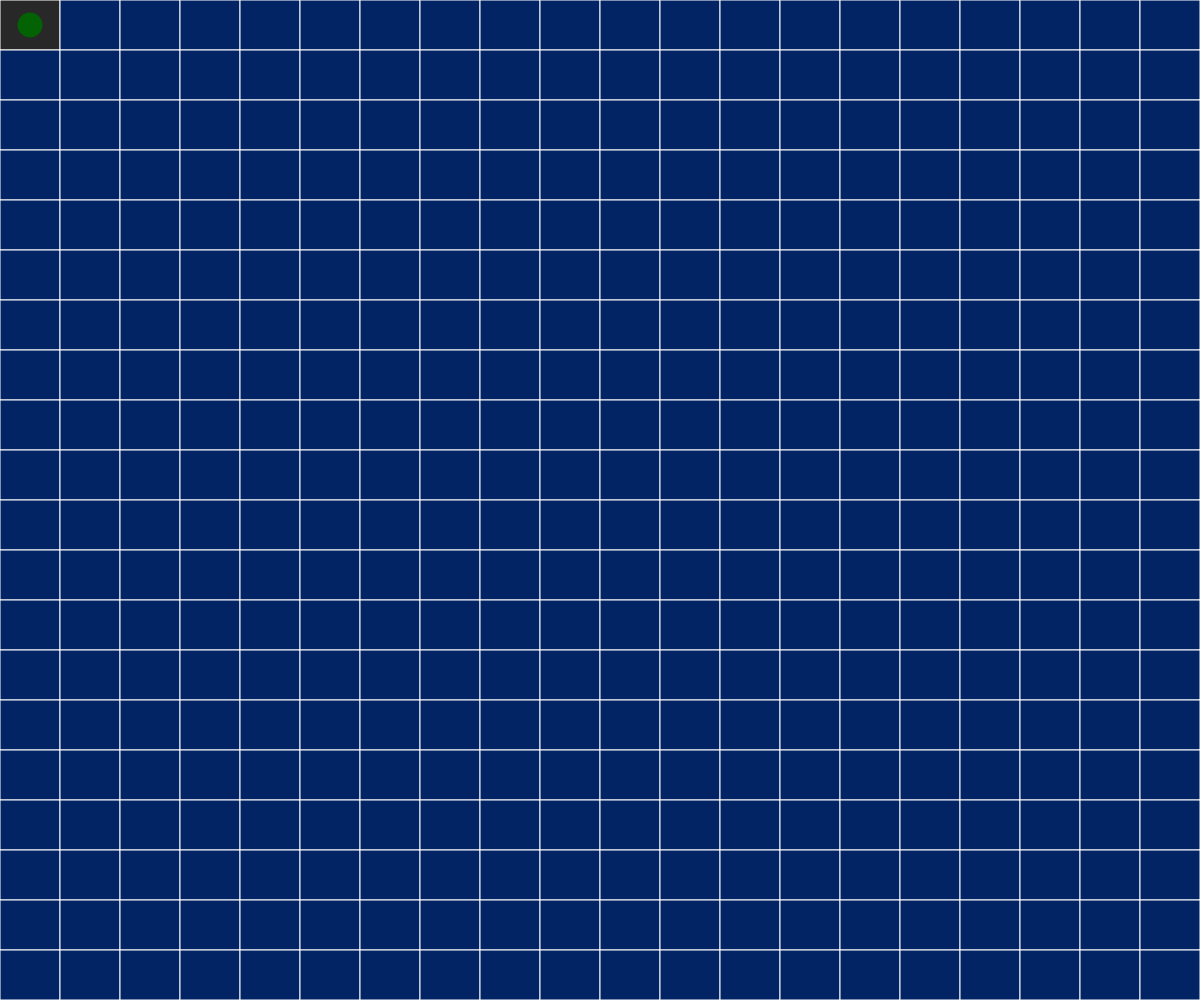
Frame 1 (no input)
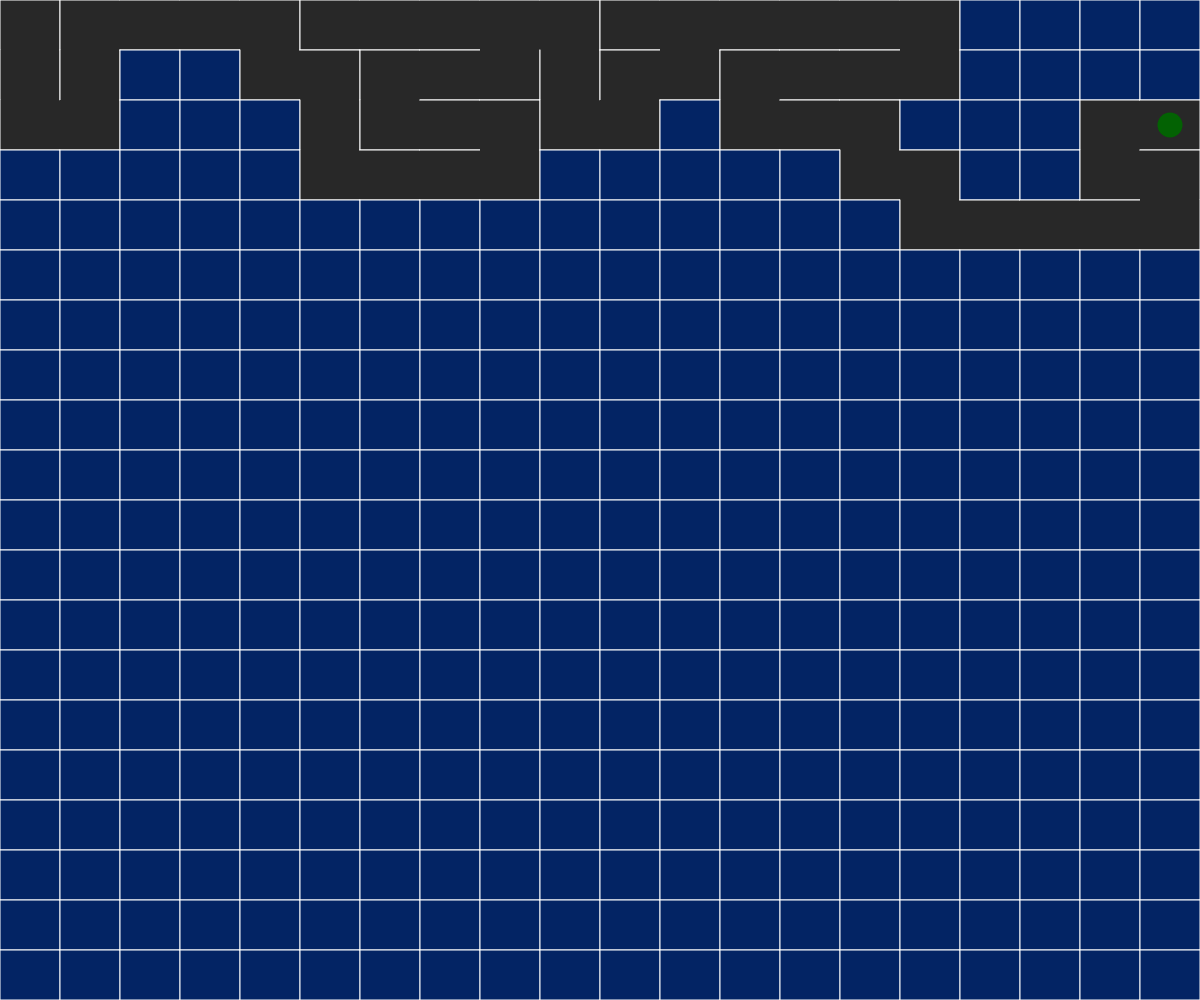
Frame 60 (no input)
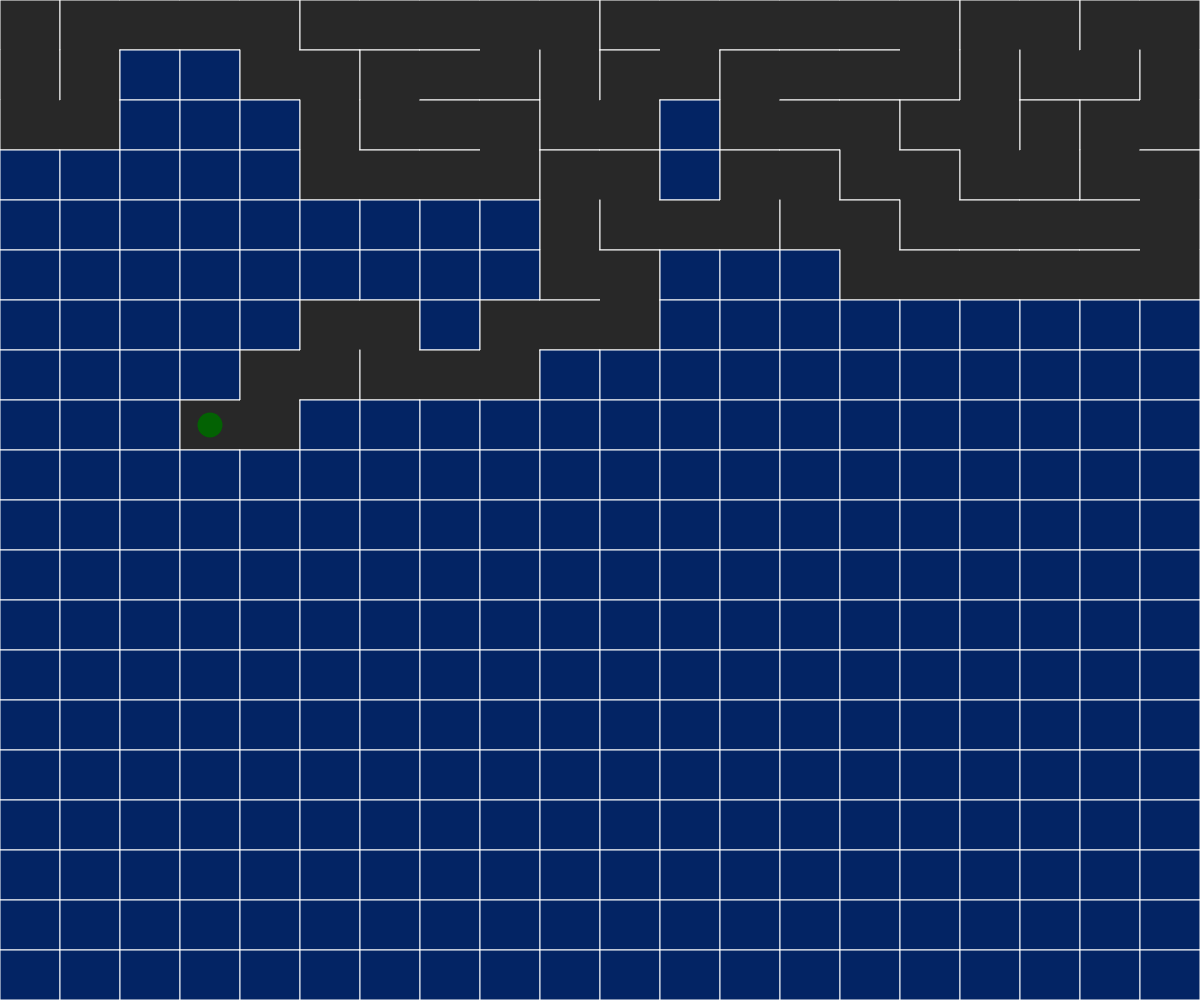
Frame 120 (the mouse pressed at the canvas centre since frame 60)

The p5.js sketch that drew these frames (run headless with seeded random() and noise() and a simulated clock; from frame 60 on, the mouse is pressed at the canvas centre):

// p5.js sketch
// ── sketch.js
const cols = 20;
const rows = 20;
const grid = [];
let isMazeCompleted = false;

const margin = 0;

let recursiveBacktracker,
    astar;


function setup() {
    createCanvas(windowWidth, windowHeight);

    const cellWidth = Math.floor(width / cols);
    const cellHeight = Math.floor(height / rows);

    for(let i = 0; i < cols; i++) {
        grid[i] = new Array(cols);
    }

    for(let x = 0; x < cols; x++) {
        for(let y = 0; y < rows; y++) {
            grid[x][y] = new Cell(x, y, cellWidth, cellHeight);
        }
    }

    for(let x = 0; x < cols; x++) {
        for(let y = 0; y < rows; y++) {
            grid[x][y].getNeighbours();
        }
    }

    // frameRate(10);

    recursiveBacktracker = new RecursiveBacktracker(grid);
    const startCell = grid[0][0];
    const goalCell = grid[cols-1][rows-1];
    astar = new AStar(startCell, goalCell);
}

function draw() {
    background(0);

    for(let i = 0; i < cols; i++) {
        for(let j = 0; j < rows; j++) {
            grid[i][j].render();
        }
    }

    if(!isMazeCompleted) {
        isMazeCompleted = recursiveBacktracker.update();
    }
    else {
        let solution = astar.search();
        astar.drawPath();

        if(solution != undefined) noLoop();
    }
}
// ── astar.js
class AStar {
    constructor(start, goal) {
        this.start = start;
        this.goal = goal;

        this.openSet = [this.start];
        this.closeSet = [];

        this.start.f = this.start.g + this.heuristic_cost(start, goal);
    }

    search() {
        if (this.openSet.length) {

            let closestCellIndex = 0;

            for (let i = 0; i < this.openSet.length; i++) {
                if (this.openSet[i].f < this.openSet[closestCellIndex].f) {
                    closestCellIndex = i;
                }
            }

            this.currentCell = this.openSet[closestCellIndex];

            if (this.currentCell.x === this.goal.x && this.currentCell.y === this.goal.y) {
                console.log('found!')
                return true;
            }

            this.openSet.splice(closestCellIndex, 1); // remove current cell
            this.closeSet.push(this.currentCell);

            for (const neighbour of this.currentCell.neighbours) {
                if (!this.closeSet.includes(neighbour)) {
                    const openNeighbours = this.getCellDirection(this.currentCell, neighbour);

                    if (openNeighbours.isTop && !this.currentCell.walls[0] ||
                        openNeighbours.isRight && !this.currentCell.walls[1] ||
                        openNeighbours.isBottom && !this.currentCell.walls[2] ||
                        openNeighbours.isLeft && !this.currentCell.walls[3]) {

                        let betterPath = false;

                        const tentativG = this.currentCell.g + 1;
                        neighbour.f = neighbour.g + this.heuristic_cost(neighbour, this.goal);
                        if (!this.openSet.includes(neighbour)) {
                            this.openSet.push(neighbour);
                            neighbour.g = tentativG;
                            betterPath = true;
                        } else {
                            if (tentativG < neighbour.g) {
                                neighbour.g = tentativG;
                                betterPath = true;
                            }
                        }

                        if (betterPath) {
                            neighbour.h = this.heuristic_cost(neighbour, this.goal);

                            neighbour.f = neighbour.g + neighbour.h;
                            neighbour.cameFrom = this.currentCell;
                        }
                    }
                }
            }
        } else {
            console.log('No solution!');
            return false;
        }
    }

    getCellDirection(currentCell, nextCell) {
        const isTop = nextCell.x === currentCell.x && nextCell.y < currentCell.y;
        const isRight = nextCell.x > currentCell.x && nextCell.y === currentCell.y;
        const isBottom = nextCell.x === currentCell.x && nextCell.y > currentCell.y;
        const isLeft = nextCell.x < currentCell.x && nextCell.y === currentCell.y;

        return {
            isTop: isTop,
            isRight: isRight,
            isBottom: isBottom,
            isLeft: isLeft,
        };
    }

    calcPath() {
        const path = [];
        let tempCell = this.currentCell;
        path.push(tempCell);

        while(tempCell.cameFrom) {
            path.push(tempCell.cameFrom);
            tempCell = tempCell.cameFrom;
        }
        return path;
    }

    drawPath() {

        let linepath = this.calcPath();
        push();
        noFill();
        stroke(255);
        strokeWeight(8);
        beginShape();
        for(const cell of linepath) {
            vertex(cell.pos.x + cell.cellWidth / 2, cell.pos.y + cell.cellHeight / 2);
            // cell.color = color(200, 0, 0);
        }
        endShape();
        pop();
    }

    heuristic_cost(start, goal) {
        return abs(start.pos.x - goal.pos.x) + abs(start.pos.y - goal.pos.y);
    }

}
// ── cell.js
class Cell {
    constructor(x, y, cellWidth, cellHeight) {
        this.x = x;
        this.y = y;
        this.cellWidth = cellWidth;
        this.cellHeight = cellHeight;
        
        this.pos = createVector(this.x * this.cellWidth, this.y * this.cellHeight);

        this.visited = false;
        this.neighbours = [];

        this.walls = [true, true, true, true]

        this.color = color(3, 36, 100);

        //for astar
        this.f = 0;
        this.g = 0;
        this.h = 0;

        this.cameFrom = null;

    }

    render() {

        // if(this.visited) {
            push();
            noStroke();
            fill(this.color);
            rect(this.pos.x, this.pos.y, this.cellWidth, this.cellHeight);
            pop();
        // }

        stroke(255);
        // top
        if(this.walls[0]) {
            line(this.pos.x, this.pos.y, this.pos.x + this.cellWidth, this.pos.y);
        }

        // right
        if(this.walls[1]) {
            line(this.pos.x + this.cellWidth, this.pos.y, this.pos.x + this.cellWidth, this.pos.y + this.cellHeight);
        }

        //bottom
        if(this.walls[2]) {
            line(this.pos.x, this.pos.y + this.cellHeight, this.pos.x + this.cellWidth, this.pos.y + this.cellHeight);
        }

        // left
        if(this.walls[3]) {
            line(this.pos.x, this.pos.y, this.pos.x, this.pos.y + this.cellHeight);
        }
    }

    highlightCell() {
        push();
        fill(color(3, 98, 3));
        noStroke();
        ellipse(this.pos.x + (this.cellWidth / 2), this.pos.y + (this.cellHeight / 2), this.cellHeight / 2);
        pop();
    }

    getNeighbours() {
        const top = this.y - 1 >= 0 ? grid[this.x][this.y-1] : false;
        const right = this.x + 1 < cols ? grid[this.x+1][this.y] : false;
        const bottom = this.y + 1 < rows ? grid[this.x][this.y+1] : false;
        const left = this.x - 1 >= 0 ? grid[this.x-1][this.y] :  false;

        if(top) this.neighbours.push(top);
        if(right) this.neighbours.push(right);
        if(bottom) this.neighbours.push(bottom);
        if(left) this.neighbours.push(left);
    }
}
// ── recursiveBacktracking.js
class RecursiveBacktracker {
    constructor(grid) {
        this.current = grid[0][0];
        this.current.color = color(40, 40, 40);
        this.current.visited = true;
        this.stack = [];
    }

    update() {

        const unvisitedNeighbours = [];

        this.current.highlightCell();

        // If the current cell has any neighbours which have not been visited 
        for(const neighbour of this.current.neighbours) {
            if(!neighbour.visited) {
                unvisitedNeighbours.push(neighbour);
            }
        }

        if(unvisitedNeighbours.length) {
            // Choose randomly one of the unvisited neighbours
            const nextNeighbour = this.getRandomCell(unvisitedNeighbours);

            // Push the current cell to the stack
            this.stack.push(this.current);
            // Remove the wall between the current cell and the chosen cell
            this.removeWalls(this.current, nextNeighbour);

            // Make the chosen cell the current cell and mark it as visited
            this.current = nextNeighbour;
            this.current.visited = true;

            
        }
        // Else if stack is not empty 
        else {
            // Pop a cell from the stack
            const nextCell = this.stack.pop();
            // maze generated
            if(!nextCell)
                return true;
            // console.log(nextCell);
            // Make it the current cell
            this.current = nextCell;
        }
        this.current.color = color(40, 40, 40);

        return false;

    }

    getRandomCell(arr) {
        const rndIndex = Math.floor(Math.random() * arr.length);
        return arr[rndIndex];
    }

    removeWalls(currentCell, nextCell) {
        const isTop = nextCell.x === currentCell.x && nextCell.y < currentCell.y;
        const isRight = nextCell.x > currentCell.x && nextCell.y === currentCell.y;
        const isBottom = nextCell.x === currentCell.x && nextCell.y > currentCell.y;
        const isLeft = nextCell.x < currentCell.x && nextCell.y === currentCell.y;

        if(isTop) {
            currentCell.walls[0] = false;
            nextCell.walls[2] = false;
        } else if(isRight) {
            currentCell.walls[1] = false;
            nextCell.walls[3] = false;
        } else if(isBottom) {
            currentCell.walls[2] = false;
            nextCell.walls[0] = false;
        } else if(isLeft) {
            currentCell.walls[3] = false;
            nextCell.walls[1] = false;
        }

    }
    
}
